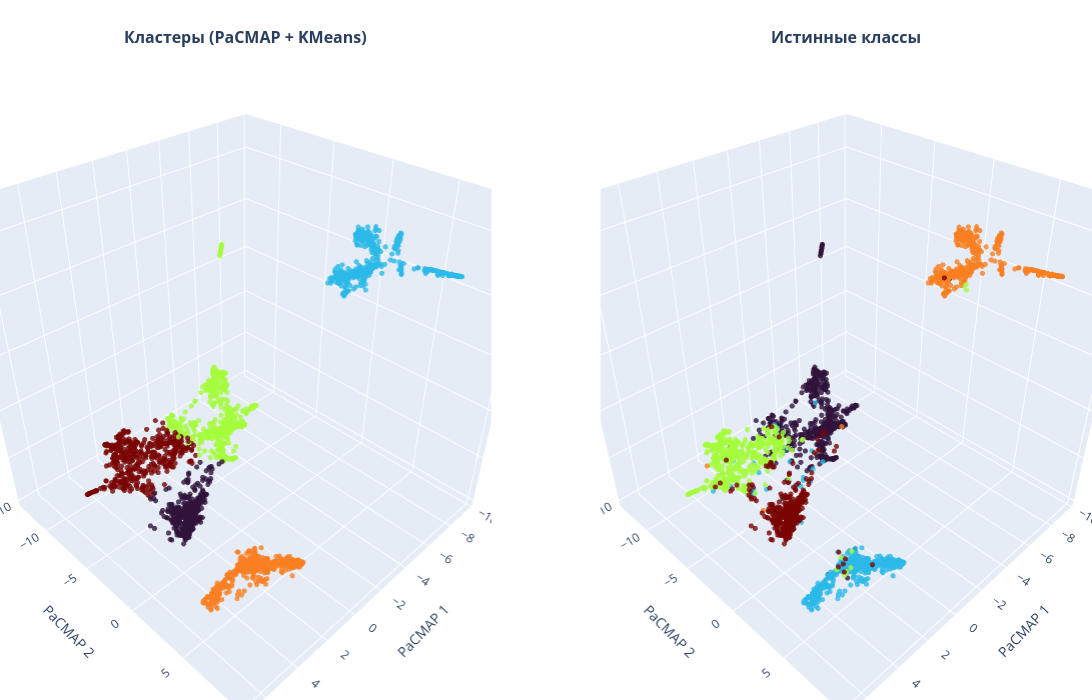

The code cell stored with this chart in its notebook:
### Code cell
# визуализация (StandardScaler, 3 компоненты)
# PaCMAP KMeans

import plotly.graph_objects as go
from plotly.subplots import make_subplots
import numpy as np
import pacmap
from sklearn.cluster import KMeans

def plot_actual_3D_pacmap(X_data, y_true, class_names):
    
    dr_model = pacmap.PaCMAP(n_components=3, n_neighbors=15, random_state=42)
    X_3d = dr_model.fit_transform(X_data)
    
    kmeans = KMeans(n_clusters=5, random_state=42, n_init=10)
    labels = kmeans.fit_predict(X_3d) # кластеризация
    
    # вывод текста при наведении мыши
    if class_names is None:
        class_names = [f"Class {i}" for i in np.unique(y_true)]
    true_labels_text = [class_names[i] for i in y_true]
    pred_labels_text = [f"Кластер {i}" for i in labels]
    
    # графики
    fig = make_subplots(
        rows=1, cols=2,
        specs=[[{'type': 'scene'}, {'type': 'scene'}]],
        subplot_titles=(f"<b>Кластеры (PaCMAP + KMeans)</b>", 
                        "<b>Истинные классы</b>")
    )
    
    # левый
    fig.add_trace(
        go.Scatter3d(
            x=X_3d[:, 0], y=X_3d[:, 1], z=X_3d[:, 2],
            mode='markers',
            marker=dict(size=3, color=labels, colorscale='Turbo', opacity=0.8),
            text=pred_labels_text, hoverinfo='text', name='Кластеры', showlegend=False
        ), row=1, col=1
    )
    
    # правый
    fig.add_trace(
        go.Scatter3d(
            x=X_3d[:, 0], y=X_3d[:, 1], z=X_3d[:, 2],
            mode='markers',
            marker=dict(size=3, color=y_true, colorscale='Turbo', opacity=0.8),
            text=true_labels_text, hoverinfo='text', name='Истинные', showlegend=False
        ), row=1, col=2
    )
    
    scene_settings = dict(
        xaxis_title="PaCMAP 1", 
        yaxis_title="PaCMAP 2", 
        zaxis_title="PaCMAP 3",
        bgcolor="rgba(240, 240, 240, 0.9)", 
        aspectmode='cube'
    )
    
    fig.update_layout(
        width=1200, height=700, 
        scene1=scene_settings, scene2=scene_settings,
        margin=dict(l=0, r=0, b=0, t=50), 
        paper_bgcolor='white'
    )
    
    fig.show()

real_class_names = ["business", "entertainment", "politics", "sport", "tech"]
plot_actual_3D_pacmap(X_scaled_raw, y_true, real_class_names)

### Figure 1 — Plotly figure (JSON) as saved in the notebook; plotly's stock layout.template omitted (floating-point values rounded to 4 significant figures; data arrays with more than 128 entries replaced by an {"elided": "..."} marker saying what was removed)
{"data": [{"hoverinfo": "text", "marker": {"color": {"elided": "2225 int values"}, "colorscale": [[0, "#30123b"], [0.07143, "#4145ab"], [0.1429, "#4675ed"], [0.2143, "#39a2fc"], [0.2857, "#1bcfd4"], [0.3571, "#24eca6"], [0.4286, "#61fc6c"], [0.5, "#a4fc3b"], [0.5714, "#d1e834"], [0.6429, "#f3c63a"], [0.7143, "#fe9b2d"], [0.7857, "#f36315"], [0.8571, "#d93806"], [0.9286, "#b11901"], [1, "#7a0402"]], "opacity": 0.8, "size": 3}, "mode": "markers", "name": "Кластеры", "scene": "scene", "showlegend": false, "text": {"elided": "2225 str values"}, "type": "scatter3d", "x": {"elided": "2225 float values"}, "y": {"elided": "2225 float values"}, "z": {"elided": "2225 float values"}}, {"hoverinfo": "text", "marker": {"color": {"elided": "2225 int values"}, "colorscale": [[0, "#30123b"], [0.07143, "#4145ab"], [0.1429, "#4675ed"], [0.2143, "#39a2fc"], [0.2857, "#1bcfd4"], [0.3571, "#24eca6"], [0.4286, "#61fc6c"], [0.5, "#a4fc3b"], [0.5714, "#d1e834"], [0.6429, "#f3c63a"], [0.7143, "#fe9b2d"], [0.7857, "#f36315"], [0.8571, "#d93806"], [0.9286, "#b11901"], [1, "#7a0402"]], "opacity": 0.8, "size": 3}, "mode": "markers", "name": "Истинные", "scene": "scene2", "showlegend": false, "text": {"elided": "2225 str values"}, "type": "scatter3d", "x": {"elided": "2225 float values"}, "y": {"elided": "2225 float values"}, "z": {"elided": "2225 float values"}}], "layout": {"annotations": [{"font": {"size": 16}, "showarrow": false, "text": "<b>Кластеры (PaCMAP + KMeans)</b>", "x": 0.225, "xanchor": "center", "xref": "paper", "y": 1, "yanchor": "bottom", "yref": "paper"}, {"font": {"size": 16}, "showarrow": false, "text": "<b>Истинные классы</b>", "x": 0.775, "xanchor": "center", "xref": "paper", "y": 1, "yanchor": "bottom", "yref": "paper"}], "height": 700, "margin": {"b": 0, "l": 0, "r": 0, "t": 50}, "paper_bgcolor": "white", "scene": {"aspectmode": "cube", "bgcolor": "rgba(240, 240, 240, 0.9)", "domain": {"x": [0, 0.45], "y": [0, 1]}, "xaxis": {"title": {"text": "PaCMAP 1"}}, "yaxis": {"title": {"text": "PaCMAP 2"}}, "zaxis": {"title": {"text": "PaCMAP 3"}}}, "scene2": {"aspectmode": "cube", "bgcolor": "rgba(240, 240, 240, 0.9)", "domain": {"x": [0.55, 1], "y": [0, 1]}, "xaxis": {"title": {"text": "PaCMAP 1"}}, "yaxis": {"title": {"text": "PaCMAP 2"}}, "zaxis": {"title": {"text": "PaCMAP 3"}}}, "width": 1200}}
